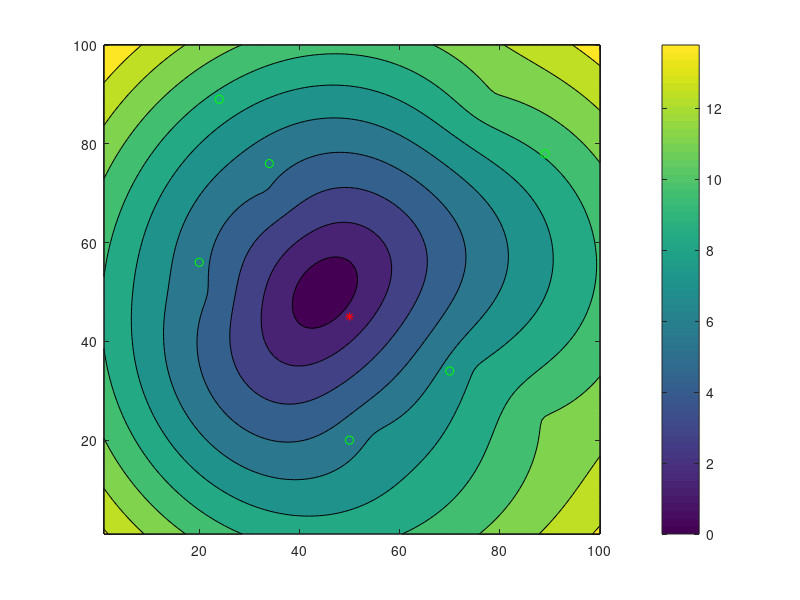

Source code (MATLAB):
%SYSTEMATIC GRID SEARCH
%WITHOUT NOISE
%Febriani F R / 12315002
clear all
%ruang model
x=0:1:100;
y=0:1:100;

%posisi stasiun
xs=[20,70,34,24,89,50];
ys=[56,34,76,89,78,20];

%posisi gempa
xg=50;
yg=45;
vp=4;

%perhitungan tobs
for i=1:length(xs)
    dx=xg-xs(i);
    dy=yg-ys(i);
    tobs(i)=sqrt((dx*dx)+(dy*dy))/vp;
end
ssum=0;
%systematic grid search
for i=1:1:100
    for j=1:1:100
        for k=1:length(xs)
             dx=i-xs(k);
             dy=j-ys(k);
             tcal(k)=sqrt((dx*dx)+(dy*dy))/vp;
             er(k)=(tobs(k)-tcal(k)).^2;
             ssum=ssum+er(k);
        end
        erms(i,j)=sqrt(ssum/4);
        ssum=0;
    end
end

contourf(erms)
colorbar
hold on
plot(xs,ys,'og')
plot(xg,yg,'*r')